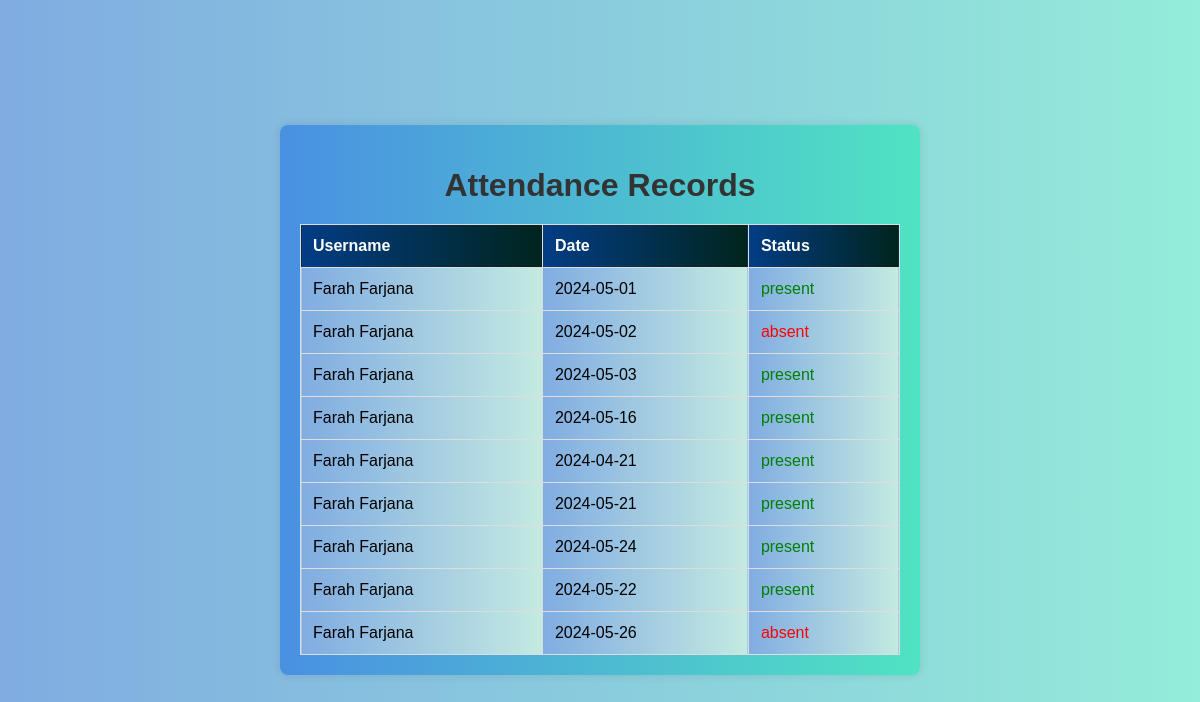
Screenshot of /student/student_view_attendance.php (signed in) with the database file from the repository.
### tables this page shows
CREATE TABLE `attendance` (
  `id` int(11) NOT NULL,
  `username` varchar(255) NOT NULL,
  `status` varchar(255) NOT NULL,
  `attendance_date` date NOT NULL
);

### student/student_view_attendance.php (the view, shortened to what this page needs)
<?php
$servername = "localhost";
$username = "root";
$password = "";
$dbname = "e-schoolproject";
$conn = new mysqli($servername, $username, $password, $dbname);
$username = $_SESSION['username'];
$sql = "SELECT username, attendance_date, status FROM attendance WHERE username = ?";
$stmt = $conn->prepare($sql);
$stmt->bind_param("s", $username);
$stmt->execute();
$result = $stmt->get_result();
?>
<!DOCTYPE html>
<html>
<head>
</head>
<body>
    <div class="form_deg">
        <center class="title_deg">
            <h1>Attendance Records</h1>
        </center>
        <table border="1" cellpadding="10" cellspacing="0">
            <tr>
                <th>Username</th>
                <th>Date</th>
                <th>Status</th>
            </tr>
            <?php
            while ($row = $result->fetch_assoc()) {
                $statusClass = (strtolower($row['status']) === 'present') ? 'present' : 'absent';
                echo '<tr>';
                echo '<td>' . htmlspecialchars($row['username']) . '</td>';
                echo '<td>' . htmlspecialchars($row['attendance_date']) . '</td>';
                echo '<td class="' . $statusClass . '">' . htmlspecialchars($row['status']) . '</td>';
                echo '</tr>';
            }
            ?>
        </table>
    </div>
</body>
</html>

### student/student_view_attendance.php (style rules this page uses)
body { font-family: Arial, sans-serif; background: linear-gradient(to right, #80ace1, #94ecd9); margin: 0; padding: 0; display: flex; justify-content: center; align-items: center; height: 100vh; }
.form_deg { background: linear-gradient(to right, #4A90E2, #50E3C2); padding: 20px; border-radius: 8px; box-shadow: 0 0 10px rgba(0, 0, 0, 0.1); width: 80%; max-width: 600px; text-align: center; }
.title_deg h1 { margin-bottom: 20px; color: #333; }
table { width: 100%; border-collapse: collapse; margin-top: 20px; }
table, th, td { border: 1px solid #ddd; }
th, td { padding: 12px; text-align: left; }
th { background: linear-gradient(to right, #023d85, #01241c); color: white; }
td { background: linear-gradient(to right, #80ace1, #c4eae1); }
.present { color: green; }
.absent { color: red; }
tr:nth-child(even) td { background-color: #f1f1f1; }

### rows the page displays
attendance: username "Farah Farjana", attendance_date "2024-05-01", status "present"
attendance: username "Farah Farjana", attendance_date "2024-05-02", status "absent"
attendance: username "Farah Farjana", attendance_date "2024-05-03", status "present"
attendance: username "Farah Farjana", attendance_date "2024-05-16", status "present"
attendance: username "Farah Farjana", attendance_date "2024-04-21", status "present"
attendance: username "Farah Farjana", attendance_date "2024-05-21", status "present"
attendance: username "Farah Farjana", attendance_date "2024-05-24", status "present"
attendance: username "Farah Farjana", attendance_date "2024-05-22", status "present"
attendance: username "Farah Farjana", attendance_date "2024-05-26", status "absent"
